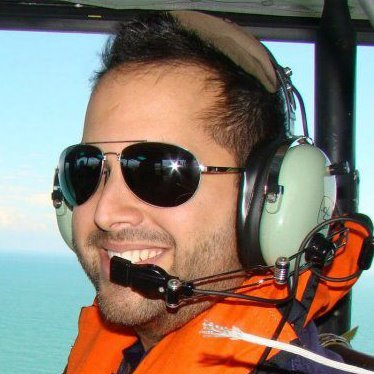
//> input picture OpenCVworkspace/displayimage/kelvin.jpg, 374 x 374 px, given in place of the camera
$ ./redDetect   (built with g++ and OpenCV 4)
//> lines starting //> are read from the running program, lines starting //| are printed output that depends on the picture; after the words box and inside, x2 and y2 are one past the last pixel; in counts of white or black regions, pixels touching at a corner belong together
#include <iostream>
#include "opencv2/highgui/highgui.hpp"
#include "opencv2/imgproc/imgproc.hpp"

using namespace cv;
using namespace std;

  int main( int argc, char** argv )
 {
    VideoCapture cap(0); //capture the video from webcam

    if ( !cap.isOpened() )  // if not success, exit program
    {
         cout << "Cannot open the web cam" << endl;
         return -1;
    }

    namedWindow("Control", CV_WINDOW_AUTOSIZE); //create a window called "Control"

 int iLowH = 170;
 int iHighH = 179;

 int iLowS = 150;
 int iHighS = 255;

 int iLowV = 60;
 int iHighV = 255;

 //Create trackbars in "Control" window
 createTrackbar("LowH", "Control", &iLowH, 179); //Hue (0 - 179)
 createTrackbar("HighH", "Control", &iHighH, 179);

 createTrackbar("LowS", "Control", &iLowS, 255); //Saturation (0 - 255)
 createTrackbar("HighS", "Control", &iHighS, 255);

 createTrackbar("LowV", "Control", &iLowV, 255);//Value (0 - 255)
 createTrackbar("HighV", "Control", &iHighV, 255);

 int iLastX = -1;
 int iLastY = -1;

 //Capture a temporary image from the camera
 Mat imgTmp;
 cap.read(imgTmp);
//> imgTmp is the input picture: 374 rows x 374 cols, CV_8UC3; mean B, G, R 109.8, 122.7, 135.6

 //Create a black image with the size as the camera output
 Mat imgLines = Mat::zeros( imgTmp.size(), CV_8UC3 );;


    while (true)
    {
        Mat imgOriginal;

        bool bSuccess = cap.read(imgOriginal); // read a new frame from video


         if (!bSuccess) //if not success, break loop
        {
             cout << "Cannot read a frame from video stream" << endl;
             break;
        }

	Mat imgHSV;

	cvtColor(imgOriginal, imgHSV, COLOR_BGR2HSV); //Convert the captured frame from BGR to HSV
//> imgHSV: 374 rows x 374 cols, CV_8UC3; mean H, S, V 54, 98.4, 153.5

	Mat imgThresholded;


	inRange(imgHSV, Scalar(iLowH, iLowS, iLowV), Scalar(iHighH, iHighS, iHighV), imgThresholded); //Threshold the image
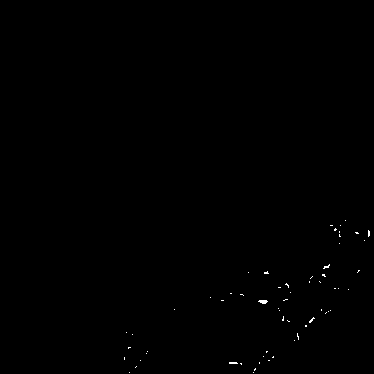
//> imgThresholded: 374 rows x 374 cols, CV_8UC1; 0.17% white in thin lines or dots, all inside (x1, y1, x2, y2) = (124, 220, 370, 373)

	//morphological opening (removes small objects from the foreground)
	erode(imgThresholded, imgThresholded, getStructuringElement(MORPH_ELLIPSE, Size(5, 5)) );
//> imgThresholded: 374 rows x 374 cols, CV_8UC1; 0.17% of pixels changed, all inside (x1, y1, x2, y2) = (124, 220, 370, 373)
	dilate( imgThresholded, imgThresholded, getStructuringElement(MORPH_ELLIPSE, Size(5, 5)) );

	//morphological closing (removes small holes from the foreground)
	dilate( imgThresholded, imgThresholded, getStructuringElement(MORPH_ELLIPSE, Size(5, 5)) );
	erode(imgThresholded, imgThresholded, getStructuringElement(MORPH_ELLIPSE, Size(5, 5)) );


	//Calculate the moments of the thresholded image
	Moments oMoments = moments(imgThresholded);
//> oMoments = moments, m00 0

	double dM01 = oMoments.m01;
//> dM01 = 0
	double dM10 = oMoments.m10;
//> dM10 = 0
	double dArea = oMoments.m00;
//> dArea = 0

	// if the area <= 10000, I consider that the there are no object in the image and it's because of the noise, the area is not zero
	if (dArea > 10000)
	{
	   //calculate the position of the ball
	   int posX = dM10 / dArea;
	   int posY = dM01 / dArea;

	   if (iLastX >= 0 && iLastY >= 0 && posX >= 0 && posY >= 0)
	   {
		//Draw a red line from the previous point to the current point
		line(imgLines, Point(posX, posY), Point(iLastX, iLastY), Scalar(0,0,255), 2);
	   }

	   iLastX = posX;
	   iLastY = posY;
	  }

	  imshow("Thresholded Image", imgThresholded); //show the thresholded image

	  imgOriginal = imgOriginal + imgLines;
	  imshow("Original", imgOriginal); //show the original image

			if (waitKey(30) == 27) //wait for 'esc' key press for 30ms. If 'esc' key is pressed, break loop
//> the Esc key is pressed
		   {
				cout << "esc key is pressed by user" << endl;
				break;
		   }
		}

	   return 0;
}
